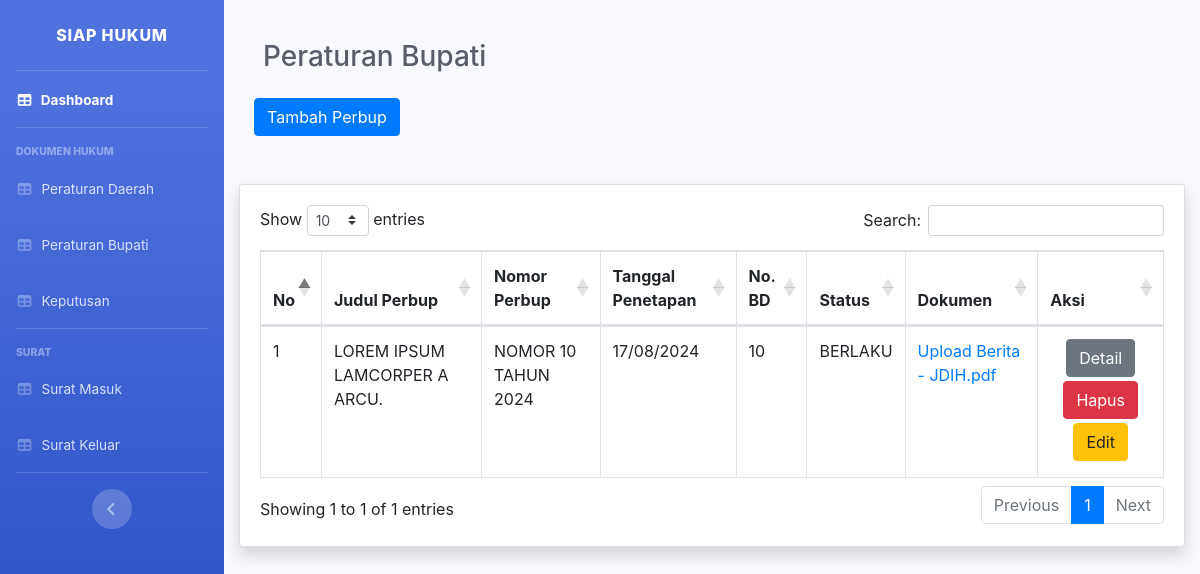
The app's page /perbup.php with its own data.
### tables this page shows
CREATE TABLE `perbup` (
  `idperbup` int(11) NOT NULL,
  `judulperbup` varchar(1000) NOT NULL,
  `nomorperbup` varchar(50) NOT NULL,
  `tglevaluasiperbup` date NOT NULL,
  `tglpenetapanperbup` date NOT NULL,
  `tglpengundanganperbup` date NOT NULL,
  `statusperbup` varchar(20) NOT NULL,
  `nobd` int(11) NOT NULL,
  `nobdt` int(11) NOT NULL,
  `ketperbup` varchar(100) NOT NULL,
  `fileperbup` varchar(1000) NOT NULL,
  `filebaruperbup` varchar(1000) NOT NULL,
  `diinputolehperbup` varchar(20) NOT NULL
);

### perbup.php (the view, shortened to what this page needs)
<?php
$conn = koneksi();
$query = "SELECT * FROM perbup ORDER BY nomorperbup ASC";
$result = mysqli_query($conn, $query);
?>
<!DOCTYPE html>
<html lang="en">
<head>
  <link href="vendor/fontawesome-free/css/all.min.css" rel="stylesheet" type="text/css" />
  <link href="css/sb-admin-2.min.css" rel="stylesheet" />
  <link href="vendor/datatables/dataTables.bootstrap4.min.css" rel="stylesheet" />
  <link href="https://stackpath.bootstrapcdn.com/bootstrap/4.6.0/css/bootstrap.min.css" rel="stylesheet">
</head>
<body id="page-top">
  <div id="wrapper">
    <ul class="navbar-nav bg-gradient-primary sidebar sidebar-dark accordion" id="accordionSidebar">
            <a class="sidebar-brand d-flex align-items-center justify-content-center" href="index.php">
                <div class="sidebar-brand-text mx-3">SIAP Hukum</div>
            </a>
            <hr class="sidebar-divider my-0" />
            <li class="nav-item active">
                <a class="nav-link" href="index.php">
                    <i class="fas fa-fw fa-table"></i>
                    <span>Dashboard</span>
                </a>
            </li>
            <hr class="sidebar-divider" />
            <div class="sidebar-heading">Dokumen Hukum</div>
            <li class="nav-item">
                <a class="nav-link" href="perda.php">
                    <i class="fas fa-fw fa-table"></i>
                    <span>Peraturan Daerah</span>
                </a>
                <a class="nav-link" href="perbup.php">
                    <i class="fas fa-fw fa-table"></i>
                    <span>Peraturan Bupati</span>
                </a>
                <a class="nav-link" href="keputusan.php">
                    <i class="fas fa-fw fa-table"></i>
                    <span>Keputusan</span>
                </a>
            </li>
            <hr class="sidebar-divider d-none d-md-block" />
            <div class="sidebar-heading">Surat</div>
            <li class="nav-item">
                <a class="nav-link" href="suratmasuk.php">
                    <i class="fas fa-fw fa-table"></i>
                    <span>Surat Masuk</span>
                </a>
                <a class="nav-link" href="suratkeluar.php">
                    <i class="fas fa-fw fa-table"></i>
                    <span>Surat Keluar</span>
                </a>
            </li>
            <hr class="sidebar-divider d-none d-md-block" />
            <div class="text-center d-none d-md-inline">
                <button class="rounded-circle border-0" id="sidebarToggle"></button>
            </div>
        </ul>
    <div id="content-wrapper" class="d-flex flex-column">
      <div id="content">
        <nav class="navbar navbar-expand mb-4 static-top">
        </nav>
        <div class="container-fluid">
          <h1 class="h3 mb-4 ml-4 text-gray-800">Peraturan Bupati</h1>
          <div class="container mb-5">
            <a href="tambahperbup.php" class="btn btn-primary">Tambah Perbup</a>
          </div>
          <div class="card shadow mb-4">
            <div class="card-body">
              <div class="table-responsive">
                <table class="table table-bordered" id="dataTable" width="100%" cellspacing="0">
                  <thead>
                    <tr>
                      <th>No</th>
                      <th>Judul Perbup</th>
                      <th>Nomor Perbup</th>
                      <th>Tanggal Penetapan</th>
                      <th>No. BD</th>
                      <th>Status</th>
                      <th>Dokumen</th>
                      <th>Aksi</th>
                    </tr>
                  </thead>
                  <tbody>
                    <?php $i = 1; ?>
                    <?php while ($row = mysqli_fetch_assoc($result)): ?>
                      <tr>
                        <td><?= $i; ?></td>
                        <td><?= htmlspecialchars($row["judulperbup"]); ?></td>
                        <td><?= htmlspecialchars($row["nomorperbup"]); ?></td>
                        <td><?= date('d/m/Y', strtotime($row["tglpenetapanperbup"])); ?></td>
                        <td><?= htmlspecialchars($row["nobd"]); ?></td>
                        <td><?= htmlspecialchars($row["statusperbup"]); ?></td>
                        <td><a href="previewperbup/<?= htmlspecialchars($row['fileperbup']); ?>" target="_blank"><?= htmlspecialchars($row["fileperbup"]); ?></a></td>
                        <td align="center">
                          <a href="detailperbup.php?id=<?= $row["idperbup"]; ?>" class="btn btn-secondary mb-1">Detail</a>
                          <a href="hapusperbup.php?id=<?= $row["idperbup"]; ?>" class="btn btn-danger mb-1">Hapus</a>
                          <a href="editperbup.php?id=<?= $row["idperbup"]; ?>" class="btn btn-warning mb-1">Edit</a>
                        </td>
                      </tr>
                      <?php $i++; ?>
                    <?php endwhile; ?>
                  </tbody>
                </table>
              </div>
            </div>
          </div>
        </div>
      </div>
    </div>
  </div>
</body>
</html>

### records on screen
perbup: judulperbup "LOREM IPSUM LAMCORPER A ARCU.", nomorperbup "NOMOR 10 TAHUN 2024", tglpenetapanperbup "17/08/2024", nobd "10", statusperbup "BERLAKU", fileperbup "Upload Berita - JDIH.pdf"
